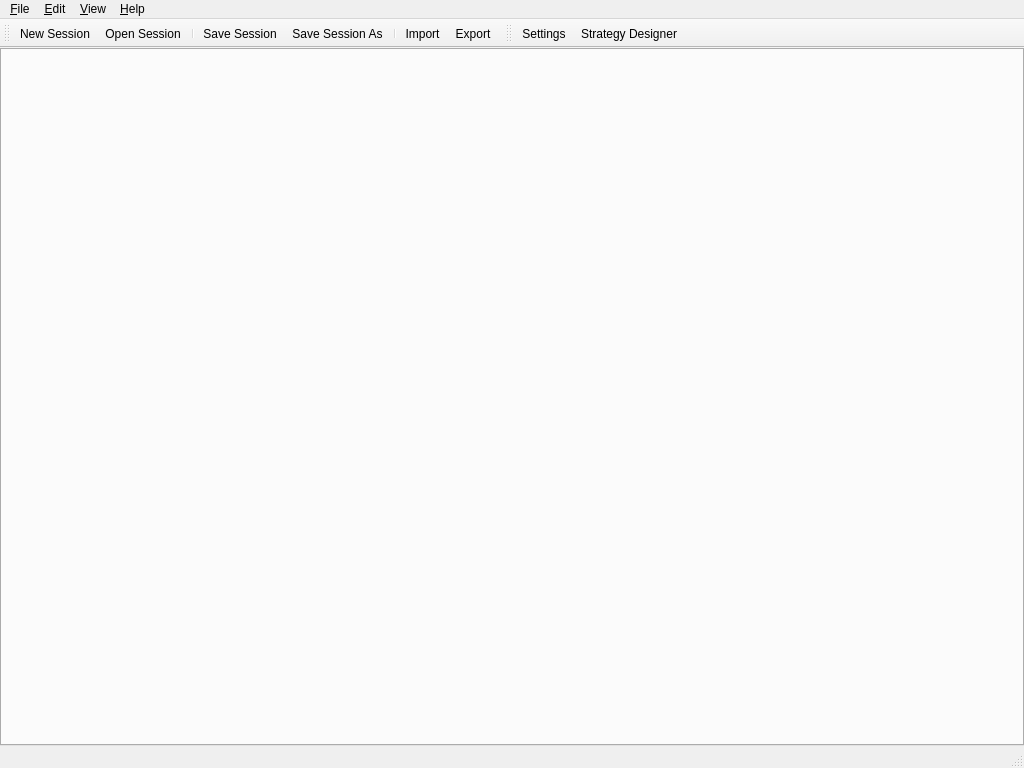
<ui version="4.0" >
 <class>ProfitWorkbenchWindow</class>
 <widget class="QMainWindow" name="ProfitWorkbenchWindow" >
  <property name="geometry" >
   <rect>
    <x>0</x>
    <y>0</y>
    <width>1024</width>
    <height>768</height>
   </rect>
  </property>
  <widget class="QWidget" name="centralwidget" >
   <property name="geometry" >
    <rect>
     <x>0</x>
     <y>61</y>
     <width>1024</width>
     <height>685</height>
    </rect>
   </property>
   <layout class="QVBoxLayout" >
    <property name="spacing" >
     <number>0</number>
    </property>
    <property name="margin" >
     <number>0</number>
    </property>
    <item>
     <widget class="CentralTabs" name="centralTabs" />
    </item>
   </layout>
  </widget>
  <widget class="QMenuBar" name="menubar" >
   <property name="geometry" >
    <rect>
     <x>0</x>
     <y>0</y>
     <width>1024</width>
     <height>29</height>
    </rect>
   </property>
   <widget class="QMenu" name="menEdit" >
    <property name="title" >
     <string>&amp;Edit</string>
    </property>
    <addaction name="actionStrategyDesigner" />
    <addaction name="actionSettings" />
   </widget>
   <widget class="QMenu" name="menuHelp" >
    <property name="title" >
     <string>&amp;Help</string>
    </property>
    <addaction name="actionDocumentation" />
    <addaction name="actionAboutProfitDevice" />
    <addaction name="actionAboutQt" />
   </widget>
   <widget class="QMenu" name="menuFile" >
    <property name="title" >
     <string>&amp;File</string>
    </property>
    <widget class="QMenu" name="menuRecentSessions" >
     <property name="title" >
      <string>Recent Sessions</string>
     </property>
     <addaction name="actionClearRecentMenu" />
    </widget>
    <addaction name="actionNewSession" />
    <addaction name="actionOpenSession" />
    <addaction name="menuRecentSessions" />
    <addaction name="separator" />
    <addaction name="actionSaveSession" />
    <addaction name="actionSaveSessionAs" />
    <addaction name="separator" />
    <addaction name="actionImportSession" />
    <addaction name="actionExportSession" />
    <addaction name="separator" />
    <addaction name="actionCloseSession" />
    <addaction name="separator" />
    <addaction name="actionQuit" />
   </widget>
   <widget class="QMenu" name="menuView" >
    <property name="title" >
     <string>&amp;View</string>
    </property>
    <widget class="QMenu" name="menuToolbars" >
     <property name="title" >
      <string>Toolbars</string>
     </property>
    </widget>
    <addaction name="separator" />
    <addaction name="actionStatusBar" />
    <addaction name="menuToolbars" />
   </widget>
   <addaction name="menuFile" />
   <addaction name="menEdit" />
   <addaction name="menuView" />
   <addaction name="menuHelp" />
  </widget>
  <widget class="QStatusBar" name="statusbar" >
   <property name="geometry" >
    <rect>
     <x>0</x>
     <y>746</y>
     <width>1024</width>
     <height>22</height>
    </rect>
   </property>
  </widget>
  <widget class="QToolBar" name="fileToolbar" >
   <property name="geometry" >
    <rect>
     <x>0</x>
     <y>29</y>
     <width>565</width>
     <height>32</height>
    </rect>
   </property>
   <property name="windowTitle" >
    <string>File</string>
   </property>
   <property name="orientation" >
    <enum>Qt::Horizontal</enum>
   </property>
   <attribute name="toolBarArea" >
    <enum>TopToolBarArea</enum>
   </attribute>
   <attribute name="toolBarBreak" >
    <bool>false</bool>
   </attribute>
   <addaction name="actionNewSession" />
   <addaction name="actionOpenSession" />
   <addaction name="separator" />
   <addaction name="actionSaveSession" />
   <addaction name="actionSaveSessionAs" />
   <addaction name="separator" />
   <addaction name="actionImportSession" />
   <addaction name="actionExportSession" />
  </widget>
  <widget class="QToolBar" name="editToolbar" >
   <property name="geometry" >
    <rect>
     <x>565</x>
     <y>29</y>
     <width>459</width>
     <height>32</height>
    </rect>
   </property>
   <property name="windowTitle" >
    <string>Edit</string>
   </property>
   <property name="orientation" >
    <enum>Qt::Horizontal</enum>
   </property>
   <attribute name="toolBarArea" >
    <enum>TopToolBarArea</enum>
   </attribute>
   <attribute name="toolBarBreak" >
    <bool>false</bool>
   </attribute>
   <addaction name="actionSettings" />
   <addaction name="actionStrategyDesigner" />
  </widget>
  <action name="actionNewSession" >
   <property name="icon" >
    <iconset>
     <normaloff>:/images/icons/filenew.png</normaloff>:/images/icons/filenew.png</iconset>
   </property>
   <property name="text" >
    <string>&amp;New Session...</string>
   </property>
   <property name="shortcut" >
    <string>Ctrl+N</string>
   </property>
  </action>
  <action name="actionOpenSession" >
   <property name="icon" >
    <iconset>
     <normaloff>:/images/icons/fileopen.png</normaloff>:/images/icons/fileopen.png</iconset>
   </property>
   <property name="text" >
    <string>&amp;Open Session...</string>
   </property>
   <property name="shortcut" >
    <string>Ctrl+O</string>
   </property>
  </action>
  <action name="actionClearRecentMenu" >
   <property name="text" >
    <string>Clear &amp;Menu</string>
   </property>
  </action>
  <action name="actionSaveSession" >
   <property name="icon" >
    <iconset>
     <normaloff>:/images/icons/filesave.png</normaloff>:/images/icons/filesave.png</iconset>
   </property>
   <property name="text" >
    <string>&amp;Save Session</string>
   </property>
   <property name="shortcut" >
    <string>Ctrl+S</string>
   </property>
  </action>
  <action name="actionSaveSessionAs" >
   <property name="icon" >
    <iconset>
     <normaloff>:/images/icons/filesaveas.png</normaloff>:/images/icons/filesaveas.png</iconset>
   </property>
   <property name="text" >
    <string>Save Session &amp;As...</string>
   </property>
  </action>
  <action name="actionCloseSession" >
   <property name="icon" >
    <iconset>
     <normaloff>:/images/icons/fileclose.png</normaloff>:/images/icons/fileclose.png</iconset>
   </property>
   <property name="text" >
    <string>&amp;Close Session</string>
   </property>
   <property name="shortcut" >
    <string>Alt+F4</string>
   </property>
   <property name="menuRole" >
    <enum>QAction::QuitRole</enum>
   </property>
  </action>
  <action name="actionQuit" >
   <property name="icon" >
    <iconset>
     <normaloff>:/images/icons/exit.png</normaloff>:/images/icons/exit.png</iconset>
   </property>
   <property name="text" >
    <string>&amp;Quit</string>
   </property>
   <property name="shortcut" >
    <string>Ctrl+Q</string>
   </property>
   <property name="menuRole" >
    <enum>QAction::QuitRole</enum>
   </property>
  </action>
  <action name="actionSettings" >
   <property name="icon" >
    <iconset>
     <normaloff>:/images/icons/kcontrol.png</normaloff>:/images/icons/kcontrol.png</iconset>
   </property>
   <property name="text" >
    <string>Settings...</string>
   </property>
  </action>
  <action name="actionAboutProfitDevice" >
   <property name="text" >
    <string>About Profit Device</string>
   </property>
  </action>
  <action name="actionDocumentation" >
   <property name="text" >
    <string>Documentation...</string>
   </property>
  </action>
  <action name="actionImportSession" >
   <property name="text" >
    <string>Import...</string>
   </property>
  </action>
  <action name="actionExportSession" >
   <property name="text" >
    <string>Export...</string>
   </property>
  </action>
  <action name="actionAboutQt" >
   <property name="text" >
    <string>About Qt</string>
   </property>
  </action>
  <action name="actionStrategyDesigner" >
   <property name="icon" >
    <iconset>
     <normaloff>:/images/icons/run.png</normaloff>:/images/icons/run.png</iconset>
   </property>
   <property name="text" >
    <string>Strategy Designer...</string>
   </property>
   <property name="iconText" >
    <string>Strategy Designer</string>
   </property>
  </action>
  <action name="actionStatusBar" >
   <property name="checkable" >
    <bool>true</bool>
   </property>
   <property name="checked" >
    <bool>true</bool>
   </property>
   <property name="text" >
    <string>Status Bar</string>
   </property>
  </action>
 </widget>
 <customwidgets>
  <customwidget>
   <class>CentralTabs</class>
   <extends>QTabWidget</extends>
   <header>centraltabs.h</header>
   <container>1</container>
  </customwidget>
 </customwidgets>
 <resources/>
 <connections>
  <connection>
   <sender>actionStatusBar</sender>
   <signal>toggled(bool)</signal>
   <receiver>statusbar</receiver>
   <slot>setVisible(bool)</slot>
   <hints>
    <hint type="sourcelabel" >
     <x>-1</x>
     <y>-1</y>
    </hint>
    <hint type="destinationlabel" >
     <x>359</x>
     <y>549</y>
    </hint>
   </hints>
  </connection>
 </connections>
</ui>
